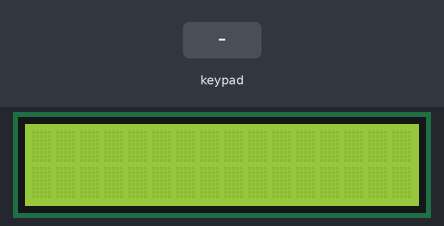
Bench run of a sketch on a simulated Arduino Uno, built with avr-gcc and run on an emulated ATmega328P. Shown: 16×2 character LCD. The inputs (shaded band) are chosen by the test bench. What the sketch prints to the serial monitor is not drawn.

Above: at 1.2 s.
1.3 s: keypad keys 8 7 6 5 # pressed 0.4 s apart
At 4.1 s:
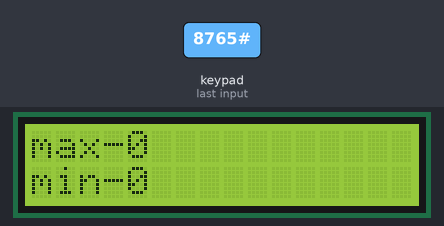
4.8 s: key '1' pressed
At 5.4 s:
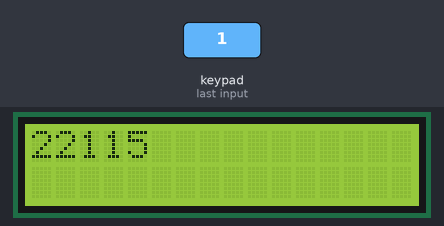
6.3 s: keypad keys 8 7 6 5 * pressed 0.4 s apart
At 6.52 s:
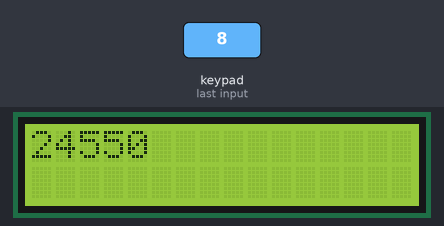
9.8 s: keypad keys 4 3 2 * pressed 0.4 s apart
At 10.01 s:
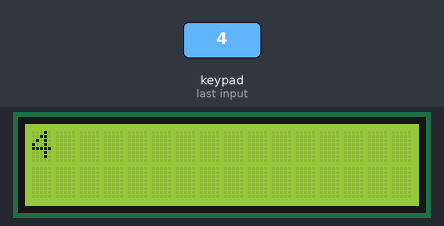
12.9 s: keypad keys 1 3 9 7 * pressed 0.4 s apart
At 13.11 s:
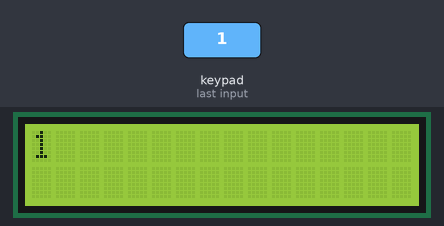
16.4 s: key '2' pressed
At 17.7 s:
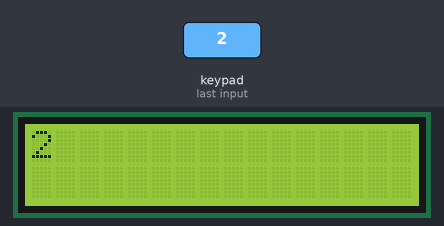
Timing chart, 0 to 18.9 s (numbered marks = the images above; inputs shaded):
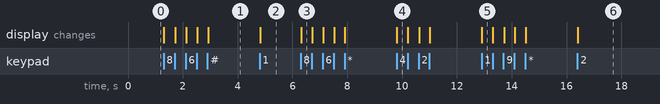

Measured:
- after the input at 1.3 s, the display: first changes at once (image 1 shows a later state)
- after the input at 4.8 s, the display: changes at once (image 2)
- after the input at 6.3 s, the display: changes at once (image 3)
- after the input at 9.8 s, the display: changes at once (image 4)
- after the input at 12.9 s, the display: changes at once (image 5)
- after the input at 16.4 s, the display: changes at once (image 6)

The sketch:

mpslab2.ino
```cpp
#include <stdio.h>
#include <stdlib.h>
#include <Keypad.h>
#include <Wire.h>
#include <LiquidCrystal_I2C.h>
int i = 0;
int prom = 0;
int long_mass = 0; // переменная для длинны массива
int *p = NULL;  // массив
int m[6] = {0,0,0,0,0,0};
int big = 0;
int mins = 0;
const byte ROWS = 4; //число строк у нашей клавиатуры
const byte COLS = 3; //число столбцов у нашей клавиатуры

char hexaKeys[ROWS][COLS] = {

{'1','2','3'}, // здесь мы располагаем названия наших клавиш, как на клавиатуре,для удобства пользования

{'4','5','6'},

{'7','8','9'},

{'*','0','#'}

};

byte rowPins[ROWS] = {8, 7, 6, 5}; //к каким выводам подключаем управление строками

byte colPins[COLS] = { 4, 3, 2}; //к каким выводам подключаем управление столбцами

//initialize an instance of class NewKeypad

Keypad Keypres = Keypad( makeKeymap(hexaKeys), rowPins, colPins, ROWS, COLS);
LiquidCrystal_I2C lcd(0x27,16,2); // присваиваем имя lcd для дисплея 16х2
void setup(){
lcd.init(); // инициализация LCD дисплея
lcd.backlight(); // включение подсветки дисплея
Serial.begin(9600);

}

void loop(){

char Key = Keypres.getKey();
if(Key)
{
switch (Key)
{
  case '1':
  chislo(1);
  Serial.print(prom);
  lcd.clear();
  lcd.setCursor(0,0); // ставим курсор на 1 символ первой строки
  lcd.print(prom); // печатаем сообщение на первой строке
  delay(50);
  break;
   case '2':
   chislo(2);
   Serial.println(prom);
   lcd.clear();
   lcd.setCursor(0,0);
  lcd.print(prom);
   delay(50);
  break;
  case '3':
   chislo(3);
   Serial.println(prom);
   lcd.clear();
   lcd.setCursor(0,0);
  lcd.print(prom);
   delay(50);
  break;
  case '4':
   chislo(4);
   Serial.println(prom);
   lcd.clear();
   lcd.setCursor(0,0);
  lcd.print(prom);
   delay(50);
  break;
  case '5':
   chislo(5);
   Serial.println(prom);
   lcd.clear();
   lcd.setCursor(0,0);
  lcd.print(prom);
   delay(50);
  break;
  case '6':
   chislo(6);
   Serial.println(prom);
   lcd.clear();
   lcd.setCursor(0,0);
  lcd.print(prom);
   delay(50);
  break;
  case '7':
   chislo(7);
   Serial.println(prom);
   lcd.clear();
   lcd.setCursor(0,0);
  lcd.print(prom);
   delay(50);
  break;
  case '8':
   chislo(8);
   Serial.println(prom);
   lcd.clear();
   lcd.setCursor(0,0);
  lcd.print(prom);
   delay(50);
  break;
  case '9':
   chislo(9);
   Serial.println(prom);
   lcd.clear();
   lcd.setCursor(0,0);
  lcd.print(prom);
   delay(50);
  break;
  case '0':
   chislo(0);
   Serial.println(prom);
   lcd.clear();
   lcd.setCursor(0,0);
  lcd.print(prom);
   delay(50);
  break;
  case '*':
  lcd.clear();
  big = rez(prom);
  mins =rez1(prom);
  delay(50);
  break;
  case '#':
  Serial.println(big);
  lcd.clear();
   lcd.setCursor(0,0);
   lcd.print("max-");
  lcd.print(big);
  lcd.setCursor(0,1);
   lcd.print("min-");
  lcd.print(mins);
  free(p);
  delay(50);
  break;
}
}
}

int chislo(int a)
{
  if ( prom == 0 ){
  prom = a;}
  else{
  prom = prom*10+a;
  lcd.clear();
   lcd.setCursor(0,0);
  lcd.print(prom);
  }
}

int rez(int num){
  int rez = 0;
  long_mass++;
  p = (int*) realloc (p,long_mass * sizeof(int)); //выделение памяти
      p[i]=num;
      for(int j= 0; j<long_mass; j++){

      Serial.print(p[j]);
      Serial.print(" ");
   lcd.clear();
   lcd.setCursor(0,0);
      }
      i++;
      prom = 0;

   rez = p[0];
  for(int j=1; j<long_mass; j++){   //вычисление большего числа
     if(p[j] > rez)
      rez = p[j];
  }
  return(rez);
}
int rez1(int num){
  int rez = 0;
  rez = p[0];
  for(int j=1; j<long_mass; j++){   //вычисление большего числа
     if (p[j] ==0)
     j++;
     else if(p[j] < rez)
      rez = p[j];
  }
  return(rez);
}
```
